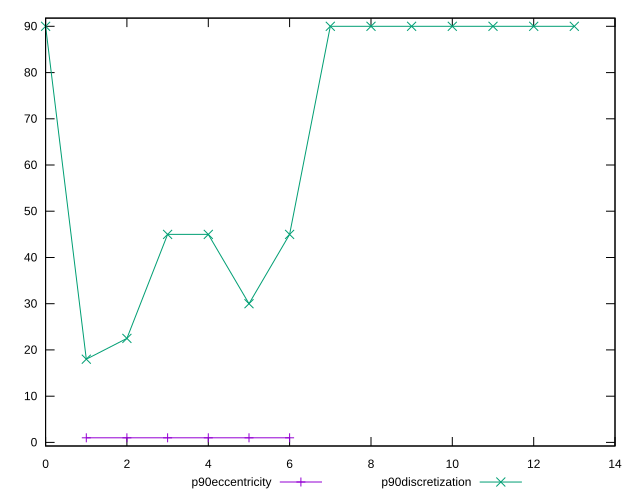

Source code (gnuplot):
reset
set terminal svg size 640, 500 enhanced background rgb 'white'
set output "reprap/uses-webp-images/progression/eccentricity.svg"

$p90Eccentricity <<EOF
1 1.000000000000002
2 1.0000000000000007
3 0.9999999999999999
4 0.9999999999999948
5 0.9999999999999986
6 1.0000000000000029
EOF

$p90Discretization <<EOF
0 90
1 18
2 22.5
3 45
4 45
5 30
6 45
7 90
8 90
9 90
10 90
11 90
12 90
13 90
EOF

set key outside below
set yrange [-0.7800000000000052:91.78]

plot \
  $p90Eccentricity title "p90eccentricity" with linespoints, \
  $p90Discretization title "p90discretization" with linespoints, \


reset
